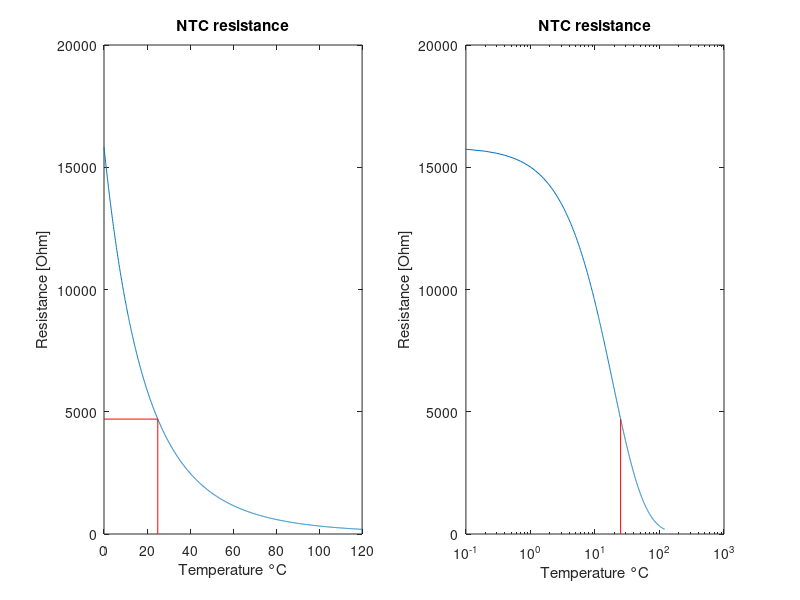

Here is the MATLAB script that generated this plot:
R25 = 4700;
K=3950;
TC=0:0.1:120;
T=TC+273;
T25=25+273;
RT=R25*e.^(K*(1./T-1./T25));

figure;
subplot(1,2,1);
plot(TC,RT);
hold on;
line([0 25], [4700 4700], "color", "r");
line([25 25], [0 4700], "color", "r");
xlabel("Temperature °C");
ylabel("Resistance [Ohm]");
title("NTC resistance");
hold off;

subplot(1,2,2);
semilogx(TC,RT);
hold on;
line([0 25], [4700 4700], "color", "r");
line([25 25], [0 4700], "color", "r");
xlabel("Temperature °C");
ylabel("Resistance [Ohm]");
title("NTC resistance");
hold off;
